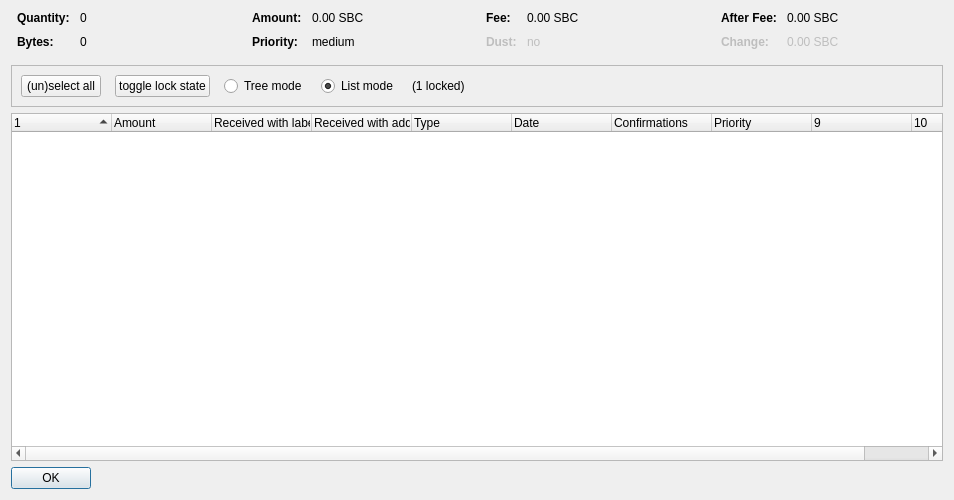
<?xml version="1.0" encoding="UTF-8"?>
<ui version="4.0">
 <class>CoinControlDialog</class>
 <widget class="QDialog" name="CoinControlDialog">
  <property name="geometry">
   <rect>
    <x>0</x>
    <y>0</y>
    <width>954</width>
    <height>500</height>
   </rect>
  </property>
  <property name="windowTitle">
   <string>Coin Selection</string>
  </property>
  <layout class="QVBoxLayout" name="verticalLayout">
   <item>
    <layout class="QHBoxLayout" name="horizontalLayoutTop" stretch="0,0,0,0">
     <property name="topMargin">
      <number>0</number>
     </property>
     <property name="bottomMargin">
      <number>10</number>
     </property>
     <item>
      <layout class="QFormLayout" name="formLayoutCoinControl1">
       <property name="horizontalSpacing">
        <number>10</number>
       </property>
       <property name="verticalSpacing">
        <number>10</number>
       </property>
       <property name="leftMargin">
        <number>6</number>
       </property>
       <property name="rightMargin">
        <number>6</number>
       </property>
       <item row="0" column="0">
        <widget class="QLabel" name="labelCoinControlQuantityText">
         <property name="font">
          <font>
           <weight>75</weight>
           <bold>true</bold>
          </font>
         </property>
         <property name="text">
          <string>Quantity:</string>
         </property>
        </widget>
       </item>
       <item row="0" column="1">
        <widget class="QLabel" name="labelCoinControlQuantity">
         <property name="cursor">
          <cursorShape>IBeamCursor</cursorShape>
         </property>
         <property name="contextMenuPolicy">
          <enum>Qt::ActionsContextMenu</enum>
         </property>
         <property name="text">
          <string notr="true">0</string>
         </property>
         <property name="textInteractionFlags">
          <set>Qt::LinksAccessibleByMouse|Qt::TextSelectableByKeyboard|Qt::TextSelectableByMouse</set>
         </property>
        </widget>
       </item>
       <item row="1" column="0">
        <widget class="QLabel" name="labelCoinControlBytesText">
         <property name="font">
          <font>
           <weight>75</weight>
           <bold>true</bold>
          </font>
         </property>
         <property name="text">
          <string>Bytes:</string>
         </property>
        </widget>
       </item>
       <item row="1" column="1">
        <widget class="QLabel" name="labelCoinControlBytes">
         <property name="cursor">
          <cursorShape>IBeamCursor</cursorShape>
         </property>
         <property name="contextMenuPolicy">
          <enum>Qt::ActionsContextMenu</enum>
         </property>
         <property name="text">
          <string notr="true">0</string>
         </property>
         <property name="textInteractionFlags">
          <set>Qt::LinksAccessibleByMouse|Qt::TextSelectableByKeyboard|Qt::TextSelectableByMouse</set>
         </property>
        </widget>
       </item>
      </layout>
     </item>
     <item>
      <layout class="QFormLayout" name="formLayoutCoinControl2">
       <property name="horizontalSpacing">
        <number>10</number>
       </property>
       <property name="verticalSpacing">
        <number>10</number>
       </property>
       <property name="leftMargin">
        <number>6</number>
       </property>
       <property name="rightMargin">
        <number>6</number>
       </property>
       <item row="0" column="0">
        <widget class="QLabel" name="labelCoinControlAmountText">
         <property name="font">
          <font>
           <weight>75</weight>
           <bold>true</bold>
          </font>
         </property>
         <property name="text">
          <string>Amount:</string>
         </property>
        </widget>
       </item>
       <item row="0" column="1">
        <widget class="QLabel" name="labelCoinControlAmount">
         <property name="cursor">
          <cursorShape>IBeamCursor</cursorShape>
         </property>
         <property name="contextMenuPolicy">
          <enum>Qt::ActionsContextMenu</enum>
         </property>
         <property name="text">
          <string notr="true">0.00 SBC</string>
         </property>
         <property name="textInteractionFlags">
          <set>Qt::LinksAccessibleByMouse|Qt::TextSelectableByKeyboard|Qt::TextSelectableByMouse</set>
         </property>
        </widget>
       </item>
       <item row="1" column="0">
        <widget class="QLabel" name="labelCoinControlPriorityText">
         <property name="font">
          <font>
           <weight>75</weight>
           <bold>true</bold>
          </font>
         </property>
         <property name="text">
          <string>Priority:</string>
         </property>
        </widget>
       </item>
       <item row="1" column="1">
        <widget class="QLabel" name="labelCoinControlPriority">
         <property name="cursor">
          <cursorShape>IBeamCursor</cursorShape>
         </property>
         <property name="contextMenuPolicy">
          <enum>Qt::ActionsContextMenu</enum>
         </property>
         <property name="text">
          <string>medium</string>
         </property>
         <property name="textInteractionFlags">
          <set>Qt::LinksAccessibleByMouse|Qt::TextSelectableByKeyboard|Qt::TextSelectableByMouse</set>
         </property>
        </widget>
       </item>
      </layout>
     </item>
     <item>
      <layout class="QFormLayout" name="formLayoutCoinControl3">
       <property name="horizontalSpacing">
        <number>10</number>
       </property>
       <property name="verticalSpacing">
        <number>10</number>
       </property>
       <property name="leftMargin">
        <number>6</number>
       </property>
       <property name="rightMargin">
        <number>6</number>
       </property>
       <item row="0" column="0">
        <widget class="QLabel" name="labelCoinControlFeeText">
         <property name="font">
          <font>
           <weight>75</weight>
           <bold>true</bold>
          </font>
         </property>
         <property name="text">
          <string>Fee:</string>
         </property>
        </widget>
       </item>
       <item row="0" column="1">
        <widget class="QLabel" name="labelCoinControlFee">
         <property name="cursor">
          <cursorShape>IBeamCursor</cursorShape>
         </property>
         <property name="contextMenuPolicy">
          <enum>Qt::ActionsContextMenu</enum>
         </property>
         <property name="text">
          <string notr="true">0.00 SBC</string>
         </property>
         <property name="textInteractionFlags">
          <set>Qt::LinksAccessibleByMouse|Qt::TextSelectableByKeyboard|Qt::TextSelectableByMouse</set>
         </property>
        </widget>
       </item>
       <item row="1" column="0">
        <widget class="QLabel" name="labelCoinControlLowOutputText">
         <property name="enabled">
          <bool>false</bool>
         </property>
         <property name="font">
          <font>
           <weight>75</weight>
           <bold>true</bold>
          </font>
         </property>
         <property name="text">
          <string>Dust:</string>
         </property>
        </widget>
       </item>
       <item row="1" column="1">
        <widget class="QLabel" name="labelCoinControlLowOutput">
         <property name="enabled">
          <bool>false</bool>
         </property>
         <property name="cursor">
          <cursorShape>IBeamCursor</cursorShape>
         </property>
         <property name="contextMenuPolicy">
          <enum>Qt::ActionsContextMenu</enum>
         </property>
         <property name="text">
          <string>no</string>
         </property>
         <property name="textInteractionFlags">
          <set>Qt::LinksAccessibleByMouse|Qt::TextSelectableByKeyboard|Qt::TextSelectableByMouse</set>
         </property>
        </widget>
       </item>
      </layout>
     </item>
     <item>
      <layout class="QFormLayout" name="formLayoutCoinControl4">
       <property name="horizontalSpacing">
        <number>10</number>
       </property>
       <property name="verticalSpacing">
        <number>10</number>
       </property>
       <property name="leftMargin">
        <number>6</number>
       </property>
       <property name="rightMargin">
        <number>6</number>
       </property>
       <item row="0" column="0">
        <widget class="QLabel" name="labelCoinControlAfterFeeText">
         <property name="font">
          <font>
           <weight>75</weight>
           <bold>true</bold>
          </font>
         </property>
         <property name="text">
          <string>After Fee:</string>
         </property>
        </widget>
       </item>
       <item row="0" column="1">
        <widget class="QLabel" name="labelCoinControlAfterFee">
         <property name="cursor">
          <cursorShape>IBeamCursor</cursorShape>
         </property>
         <property name="contextMenuPolicy">
          <enum>Qt::ActionsContextMenu</enum>
         </property>
         <property name="text">
          <string notr="true">0.00 SBC</string>
         </property>
         <property name="textInteractionFlags">
          <set>Qt::LinksAccessibleByMouse|Qt::TextSelectableByKeyboard|Qt::TextSelectableByMouse</set>
         </property>
        </widget>
       </item>
       <item row="1" column="0">
        <widget class="QLabel" name="labelCoinControlChangeText">
         <property name="enabled">
          <bool>false</bool>
         </property>
         <property name="font">
          <font>
           <weight>75</weight>
           <bold>true</bold>
          </font>
         </property>
         <property name="text">
          <string>Change:</string>
         </property>
        </widget>
       </item>
       <item row="1" column="1">
        <widget class="QLabel" name="labelCoinControlChange">
         <property name="enabled">
          <bool>false</bool>
         </property>
         <property name="cursor">
          <cursorShape>IBeamCursor</cursorShape>
         </property>
         <property name="contextMenuPolicy">
          <enum>Qt::ActionsContextMenu</enum>
         </property>
         <property name="text">
          <string notr="true">0.00 SBC</string>
         </property>
         <property name="textInteractionFlags">
          <set>Qt::LinksAccessibleByMouse|Qt::TextSelectableByKeyboard|Qt::TextSelectableByMouse</set>
         </property>
        </widget>
       </item>
      </layout>
     </item>
    </layout>
   </item>
   <item>
    <widget class="QFrame" name="frame">
     <property name="minimumSize">
      <size>
       <width>0</width>
       <height>40</height>
      </size>
     </property>
     <property name="frameShape">
      <enum>QFrame::StyledPanel</enum>
     </property>
     <property name="frameShadow">
      <enum>QFrame::Sunken</enum>
     </property>
     <layout class="QHBoxLayout" name="horizontalLayout">
      <item>
       <layout class="QHBoxLayout" name="horizontalLayoutPanel" stretch="0,0,0,0,0,0">
        <property name="spacing">
         <number>14</number>
        </property>
        <item>
         <widget class="QPushButton" name="pushButtonSelectAll">
          <property name="sizePolicy">
           <sizepolicy hsizetype="Maximum" vsizetype="Fixed">
            <horstretch>0</horstretch>
            <verstretch>0</verstretch>
           </sizepolicy>
          </property>
          <property name="text">
           <string>(un)select all</string>
          </property>
          <property name="autoDefault">
           <bool>false</bool>
          </property>
         </widget>
        </item>
        <item>
         <widget class="QPushButton" name="pushButtonToggleLock">
          <property name="sizePolicy">
           <sizepolicy hsizetype="Maximum" vsizetype="Fixed">
            <horstretch>0</horstretch>
            <verstretch>0</verstretch>
           </sizepolicy>
          </property>
          <property name="text">
           <string>toggle lock state</string>
          </property>
          <property name="autoDefault">
           <bool>false</bool>
          </property>
         </widget>
        </item>
        <item>
         <widget class="QRadioButton" name="radioTreeMode">
          <property name="sizePolicy">
           <sizepolicy hsizetype="Maximum" vsizetype="Fixed">
            <horstretch>0</horstretch>
            <verstretch>0</verstretch>
           </sizepolicy>
          </property>
          <property name="text">
           <string>Tree mode</string>
          </property>
         </widget>
        </item>
        <item>
         <widget class="QRadioButton" name="radioListMode">
          <property name="sizePolicy">
           <sizepolicy hsizetype="Maximum" vsizetype="Fixed">
            <horstretch>0</horstretch>
            <verstretch>0</verstretch>
           </sizepolicy>
          </property>
          <property name="text">
           <string>List mode</string>
          </property>
          <property name="checked">
           <bool>true</bool>
          </property>
         </widget>
        </item>
        <item>
         <widget class="QLabel" name="labelLocked">
          <property name="text">
           <string>(1 locked)</string>
          </property>
         </widget>
        </item>
        <item>
         <spacer name="horizontalSpacer">
          <property name="orientation">
           <enum>Qt::Horizontal</enum>
          </property>
          <property name="sizeHint" stdset="0">
           <size>
            <width>40</width>
            <height>20</height>
           </size>
          </property>
         </spacer>
        </item>
       </layout>
      </item>
     </layout>
    </widget>
   </item>
   <item>
    <widget class="CoinControlTreeWidget" name="treeWidget">
     <property name="contextMenuPolicy">
      <enum>Qt::CustomContextMenu</enum>
     </property>
     <property name="sortingEnabled">
      <bool>false</bool>
     </property>
     <property name="columnCount">
      <number>10</number>
     </property>
     <attribute name="headerShowSortIndicator" stdset="0">
      <bool>true</bool>
     </attribute>
     <attribute name="headerStretchLastSection">
      <bool>false</bool>
     </attribute>
     <column>
      <property name="text">
       <string/>
      </property>
     </column>
     <column>
      <property name="text">
       <string>Amount</string>
      </property>
     </column>
     <column>
      <property name="text">
       <string>Received with label</string>
      </property>
     </column>
     <column>
      <property name="text">
       <string>Received with address</string>
      </property>
     </column>
     <column>
      <property name="text">
       <string>Type</string>
      </property>
     </column>
     <column>
      <property name="text">
       <string>Date</string>
      </property>
     </column>
     <column>
      <property name="text">
       <string>Confirmations</string>
      </property>
      <property name="toolTip">
       <string>Confirmed</string>
      </property>
     </column>
     <column>
      <property name="text">
       <string>Priority</string>
      </property>
     </column>
     <column>
      <property name="text">
       <string/>
      </property>
     </column>
     <column>
      <property name="text">
       <string/>
      </property>
     </column>
    </widget>
   </item>
   <item>
    <widget class="QDialogButtonBox" name="buttonBox">
     <property name="sizePolicy">
      <sizepolicy hsizetype="Maximum" vsizetype="Fixed">
       <horstretch>0</horstretch>
       <verstretch>0</verstretch>
      </sizepolicy>
     </property>
     <property name="orientation">
      <enum>Qt::Horizontal</enum>
     </property>
     <property name="standardButtons">
      <set>QDialogButtonBox::Ok</set>
     </property>
    </widget>
   </item>
  </layout>
 </widget>
 <customwidgets>
  <customwidget>
   <class>CoinControlTreeWidget</class>
   <extends>QTreeWidget</extends>
   <header>coincontroltreewidget.h</header>
  </customwidget>
 </customwidgets>
 <resources/>
 <connections/>
</ui>
